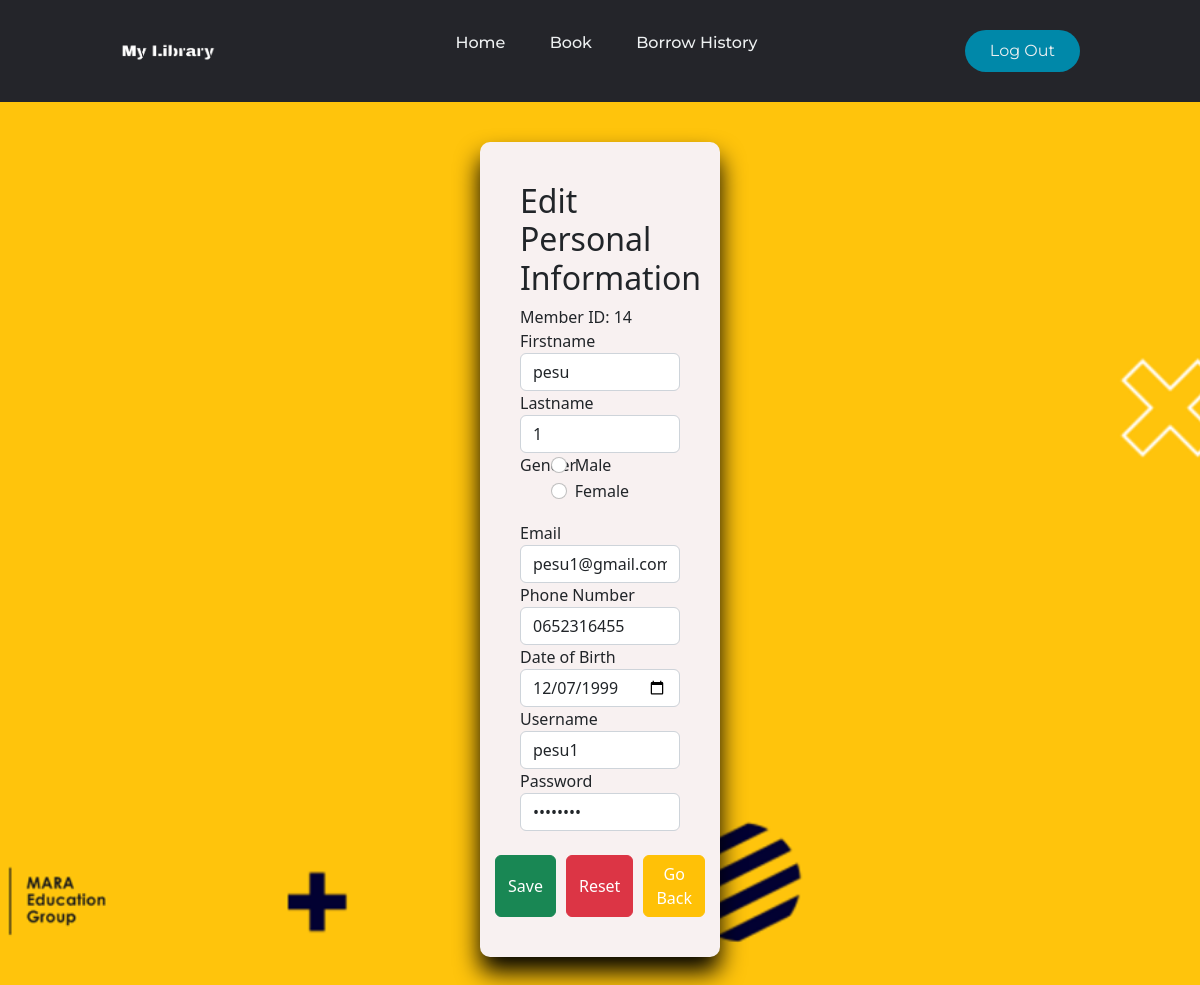
/user_edit.php (signed in), run on the app's committed database.
### tables this page shows
CREATE TABLE `member` (
  `memberID` int(5) NOT NULL,
  `Firstname` varchar(255) NOT NULL,
  `Lastname` varchar(255) NOT NULL,
  `Gender` varchar(255) NOT NULL,
  `BirthDate` date NOT NULL,
  `Tel` varchar(255) NOT NULL,
  `Username` varchar(255) NOT NULL,
  `Password` varchar(255) NOT NULL,
  `Email` varchar(255) NOT NULL,
  `statusmem` varchar(6) NOT NULL
);

### user_edit.php (the view, shortened to what this page needs)
<?php
if (!$_SESSION["UserID"] || $_SESSION["statusmem"] != "MEMBER") {
    Header("Location: index.php");
} else {
    include 'connectdb.php';
    $ID = $_SESSION["UserID"];
    $sql = "SELECT * FROM member WHERE memberID='$ID'";
    $result = mysqli_query($conn, $sql);
    $row = mysqli_fetch_array($result);
?>
    <!DOCTYPE html>
    <html lang="en">
    <head>
        <link rel="stylesheet" href="assets/vendor/css/style.css">
        <link rel="stylesheet" href="assets/vendor/css/nav.css">
        <link href="https://cdn.jsdelivr.net/npm/bootstrap@5.2.2/dist/css/bootstrap.min.css" rel="stylesheet">
    </head>
    <body>
        <header class="navi">
            <a href="user_home.php"><img class="logo" src="assets/img/logo.png" alt="Logo"></a>
            <nav>
                <ul class="nav__links">
                    <li><a href="user_home.php">Home</a></li>
                    <li><a href="user_book_list.php">Book</a></li>
                    <li><a href="user_borrow.php">Borrow History</a></li>
                </ul>
            </nav>
            <a href="logout.php"><button>Log Out</button></a>
        </header>
        <div class="container">
            <div class="wrapper ">
                <div class="edit-box ">
                    <h2>Edit Personal Information</h2>
                    <form method="post" action="user_save.php">
                        <div class="form-group">
                                <label class="control-label">Member ID: </label>
                                <input type="hidden" name="memberID" value="<?php echo $ID ?>"><?php echo $ID ?><br>
                                <label class="control-label">Firstname</label>
                                <input type="text" class="form-control" name="fname" required value="<?php echo $row["Firstname"]; ?>">
                                <label class="control-label">Lastname</label>
                                <input type="text" class="form-control" name="lname" required value="<?php echo $row["Lastname"]; ?>">
                                <fieldset class="row mb-3">
                                    <label class="col-form-label col-sm-2 pt-0">Gender</label>
                                    <div class="col-sm-10">
                                        <div class="form-check">
                                            <input class="form-check-input" type="radio" name="gender" value="Male ">
                                            <label class="form-check-label" for="gridRadios1">
                                                Male
                                            </label>
                                        </div>
                                        <div class="form-check">
                                            <input class="form-check-input" type="radio" name="gender" value="Female">
                                            <label class="form-check-label" for="gridRadios2">
                                                Female
                                            </label>
                                        </div>
                                    </div>
                                </fieldset>
                                <label class="control-label">Email</label>
                                <input type="email" class="form-control" name="email" pattern="[a-z0-9._%+-]+@[a-z0-9.-]+\.[a-z]{2,}$" value="<?php echo $row["Email"]; ?>">
                                <label class="control-label">Phone Number</label>
                                <input type="tel" class="form-control" name="phone" pattern="[0-9]{3}[0-9]{3}[0-9]{4}" value="<?php echo $row["Tel"]; ?>">
                                <label class="control-label">Date of Birth</label>
                                <input type="date" class="form-control" name="dob" value="<?php echo $row["BirthDate"]; ?>">
                                <label class="control-label">Username</label>
                                <input type="text" class="form-control" name="username" required value="<?php echo $row["Username"]; ?>">
                                <label class="control-label">Password</label>
                                <input type="password" class="form-control" name="password" required value="<?php echo $row["Password"]; ?>"><br>
                                <div class="d-flex justify-content-center">
                                    <button type="submit" class="btn btn-success" style="margin-right:10px">Save</button>
                                    <button type="reset" class="btn btn-danger" style="margin-right:10px">Reset</button>
                                    <button class="btn btn-warning"><a style="color:White; text-decoration: none;"href="user_home.php">Go Back</a></button>
                                </div>
                        </div>
                    </form>
                </div>
            </div>
        </div>
    </body>
    </html>
<?php } ?>

### data on the page
member: fname "pesu", lname "1", email "pesu1@gmail.com", phone "0652316455", dob "12/07/1999", username "pesu1"

### other printed values
$ID "14"
